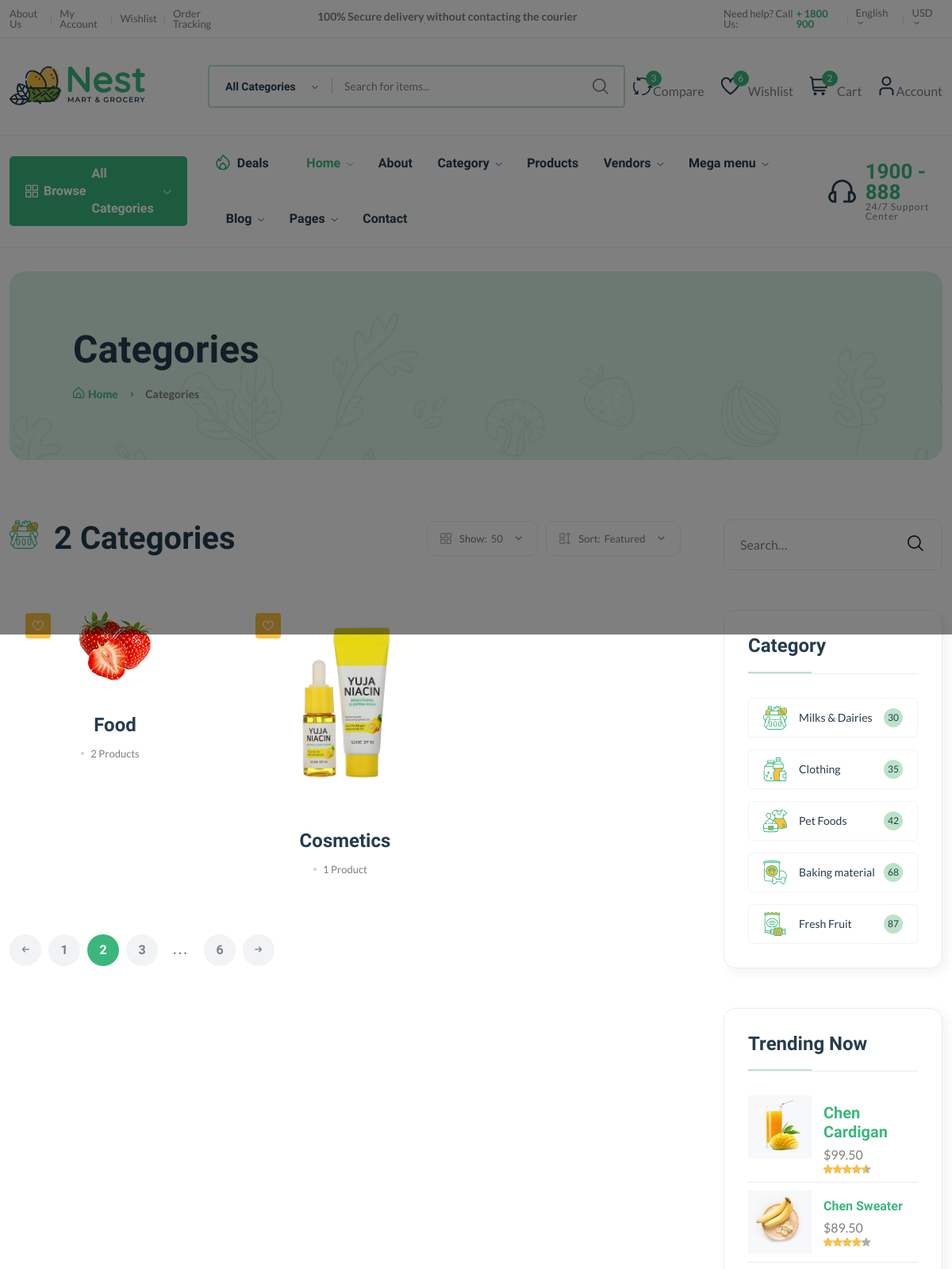
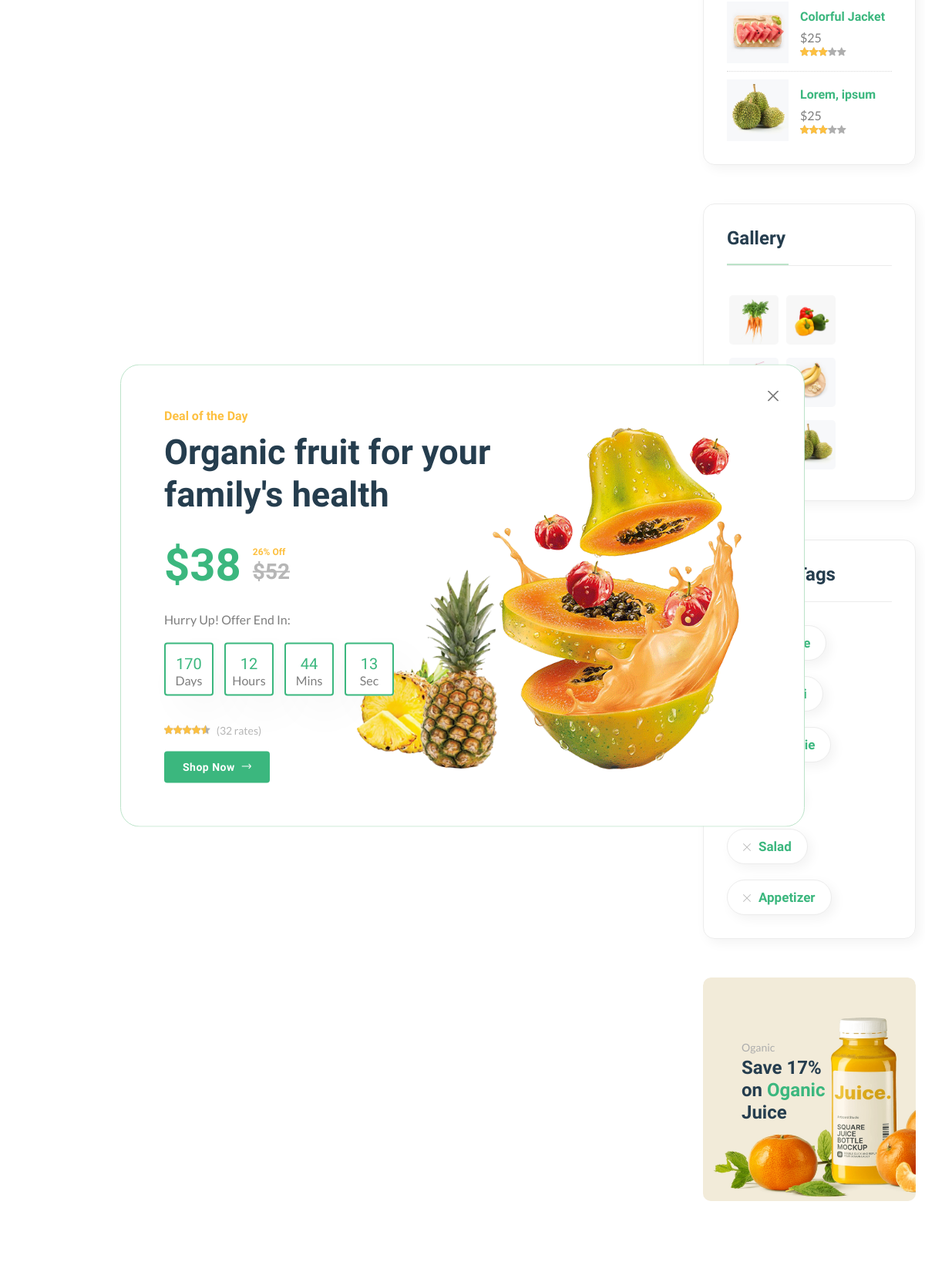
The page /category/ (upper part) on the database its author committed (2 pictures, top to bottom).
### core/models.py (models this page shows, shortened)
class Category(models.Model):
    cid=ShortUUIDField(unique=True,length=10,max_length=30,prefix='cat',alphabet='abcdefgh12345')
    title=models.CharField(max_length=100,default='Food')
    image=models.ImageField(upload_to=user_directory_path,default="category.jpg")
    user=models.ForeignKey(User,on_delete=models.SET_NULL,null=True)
    class Meta:
        verbose_name_plural = "Categories"

### core/views.py (the view)
# urls.py: path('category/',category_list,name='category'),
def category_list(request):
    category=Category.objects.all()
    context={
        'categories':category
    }
    return render(request,'core/category.html',context)

### core/context_processor.py (called while the page is built)
def default(request):
    categories=Category.objects.all()
    return {
        'categories':categories,
    }

### templates/core/category.html (shortened to what this page needs)
{% extends 'core/partials/base.html'%} {% load static %} {% block content%}
    <main class="main">
      <div class="page-header mt-30 mb-75">
        <div class="container">
          <div class="archive-header">
            <div class="row align-items-center">
              <div class="col-xl-3">
                <h1 class="mb-15">Categories</h1>
                <div class="breadcrumb">
                  <a href="index.html" rel="nofollow"
                    ><i class="fi-rs-home mr-5"></i>Home</a
                  >
                  <span></span> Categories
                </div>
              </div>
            </div>
          </div>
        </div>
      </div>
      <div class="page-content mb-50">
        <div class="container">
          <div class="row">
            <div class="col-lg-9">
              <div class="shop-product-fillter mb-50 pr-30">
                <div class="totall-product">
                  <h2>
                    <img
                      class="w-36px mr-10"
                      src="{% static 'assets/imgs/theme/icons/category-1.svg' %}"
                      alt=""
                    />
                    {{categories.count}} Categories
                  </h2>
                </div>
                <div class="sort-by-product-area">
                  <div class="sort-by-cover mr-10">
                    <div class="sort-by-product-wrap">
                      <div class="sort-by">
                        <span><i class="fi-rs-apps"></i>Show:</span>
                      </div>
                      <div class="sort-by-dropdown-wrap">
                        <span> 50 <i class="fi-rs-angle-small-down"></i></span>
                      </div>
                    </div>
                  </div>
                  <div class="sort-by-cover">
                    <div class="sort-by-product-wrap">
                      <div class="sort-by">
                        <span><i class="fi-rs-apps-sort"></i>Sort:</span>
                      </div>
                      <div class="sort-by-dropdown-wrap">
                        <span
                          >Featured <i class="fi-rs-angle-small-down"></i
                        ></span>
                      </div>
                    </div>
                  </div>
                </div>
              </div>
              <div class="loop-grid pr-30">
                <div class="row">
                    {% for cat in categories %}
                  <article
                    class="col-xl-4 col-lg-6 col-md-6 text-center hover-up mb-30 animated"
                  >
                    <div class="post-thumb">
                      <a href="{% url 'core:category-product-list' cat.cid %}">
                        <img
                          class="border-radius-15"
                          src="{{cat.image.url}}"
                          alt=""
                        />
                      </a>
                      <div class="entry-meta">
                        <a
                          class="entry-meta meta-2"
                          href="blog-category-grid.html"
                          ><i class="fi-rs-heart"></i
                        ></a>
                      </div>
                    </div>
                    <div class="entry-content-2">
                      <h4 class="post-title mb-15">
                        <a href="{% url 'core:category-product-list' cat.cid %}"
                          >{{cat.title}}</a
                        >
                      </h4>
                      <div class="entry-meta font-xs color-grey mt-10 pb-10">
                        <div>
                          <span class="hit-count has-dot mr-10"
                            >{{cat.category.count}} Product{{cat.category.count|pluralize}}</span
                          >
                        </div>
                      </div>
                    </div>
                  </article>
                  {% endfor %}
                </div>
              </div>
              <div class="pagination-area mt-15 mb-sm-5 mb-lg-0">
                <nav aria-label="Page navigation example">
                  <ul class="pagination justify-content-start">
                    <li class="page-item">
                      <a class="page-link" href="#"
                        ><i class="fi-rs-arrow-small-left"></i
                      ></a>
                    </li>
                    <li class="page-item">
                      <a class="page-link" href="#">1</a>
                    </li>
                    <li class="page-item active">
                      <a class="page-link" href="#">2</a>
                    </li>
                    <li class="page-item">
                      <a class="page-link" href="#">3</a>
                    </li>
                    <li class="page-item">
                      <a class="page-link dot" href="#">...</a>
                    </li>
                    <li class="page-item">
                      <a class="page-link" href="#">6</a>
                    </li>
                    <li class="page-item">
                      <a class="page-link" href="#"
                        ><i class="fi-rs-arrow-small-right"></i
                      ></a>
                    </li>
                  </ul>
                </nav>
              </div>
            </div>
            <div class="col-lg-3 primary-sidebar sticky-sidebar">
              <div class="widget-area">
                <div class="sidebar-widget-2 widget_search mb-50">
                  <div class="search-form">
                    <form action="#">
                      <input type="text" placeholder="Search…" />
                      <button type="submit">
                        <i class="fi-rs-search"></i>
                      </button>
                    </form>
                  </div>
                </div>
                <div class="sidebar-widget widget-category-2 mb-50">
                  <h5 class="section-title style-1 mb-30">Category</h5>
                  <ul>
                    <li>
                      <a href="shop-grid-right.html">
                        <img
                          src="{% static 'assets/imgs/theme/icons/category-1.svg' %}"
                          alt=""
                        />Milks & Dairies</a
                      ><span class="count">30</span>
                    </li>
                    <li>
                      <a href="shop-grid-right.html">
                        <img
                          src="{% static 'assets/imgs/theme/icons/category-2.svg' %}"
                          alt=""
                        />Clothing</a
                      ><span class="count">35</span>
                    </li>
                    <li>
                      <a href="shop-grid-right.html">
                        <img
                          src="{% static 'assets/imgs/theme/icons/category-3.svg' %}"
                          alt=""
                        />Pet Foods </a
                      ><span class="count">42</span>
                    </li>
                    <li>
                      <a href="shop-grid-right.html">
                        <img
                          src="{% static 'assets/imgs/theme/icons/category-4.svg' %}"
                          alt=""
                        />Baking material</a
                      ><span class="count">68</span>
                    </li>
                    <li>
                      <a href="shop-grid-right.html">
                        <img
                          src="{% static 'assets/imgs/theme/icons/category-5.svg' %}"
                          alt=""
                        />Fresh Fruit</a
                      ><span class="count">87</span>
                    </li>
                  </ul>
                </div>
                <div
                  class="sidebar-widget product-sidebar mb-50 p-30 bg-grey border-radius-10"
                >
                  <h5 class="section-title style-1 mb-30">Trending Now</h5>
                  <div class="single-post clearfix">
                    <div class="image">
                      <img src="{% static 'assets/imgs/shop/thumbnail-3.jpg' %}" alt="#" />
                    </div>
                    <div class="content pt-10">
                      <h5>
                        <a href="shop-product-detail.html">Chen Cardigan</a>
                      </h5>
                      <p class="price mb-0 mt-5">$99.50</p>
                      <div class="product-rate">
                        <div class="product-rating" style="width: 90%"></div>
                      </div>
                    </div>
                  </div>
                  <div class="single-post clearfix">
                    <div class="image">
                      <img src="{% static 'assets/imgs/shop/thumbnail-4.jpg' %}" alt="#" />
                    </div>
                    <div class="content pt-10">
                      <h6>
                        <a href="shop-product-detail.html">Chen Sweater</a>
                      </h6>
                      <p class="price mb-0 mt-5">$89.50</p>
                      <div class="product-rate">
                        <div class="product-rating" style="width: 80%"></div>
                      </div>
                    </div>
                  </div>
                  <div class="single-post clearfix">
                    <div class="image">
                      <img src="{% static 'assets/imgs/shop/thumbnail-5.jpg' %}" alt="#" />
                    </div>
                    <div class="content pt-10">
                      <h6>
                        <a href="shop-product-detail.html">Colorful Jacket</a>
                      </h6>
                      <p class="price mb-0 mt-5">$25</p>
                      <div class="product-rate">
                        <div class="product-rating" style="width: 60%"></div>
                      </div>
                    </div>
                  </div>
                  <div class="single-post clearfix">
                    <div class="image">
                      <img src="{% static 'assets/imgs/shop/thumbnail-6.jpg' %}" alt="#" />
                    </div>
                    <div class="content pt-10">
                      <h6>
                        <a href="shop-product-detail.html">Lorem, ipsum</a>
                      </h6>
                      <p class="price mb-0 mt-5">$25</p>
                      <div class="product-rate">
                        <div class="product-rating" style="width: 60%"></div>
                      </div>
                    </div>
                  </div>
                </div>
                <div class="sidebar-widget widget_instagram mb-50">
                  <h5 class="section-title style-1 mb-30">Gallery</h5>
                  <div class="instagram-gellay">
                    <ul class="insta-feed">
                      <li>
                        <a href="#"
                          ><img
                            class="border-radius-5"
                            src="{% static 'assets/imgs/shop/thumbnail-1.jpg' %}"
                            alt=""
                        /></a>
                      </li>
                      <li>
                        <a href="#"
                          ><img
                            class="border-radius-5"
                            src="{% static 'assets/imgs/shop/thumbnail-2.jpg' %}"
                            alt=""
                        /></a>
                      </li>
                      <li>
                        <a href="#"
                          ><img
                        /></a>
                      </li>
                      <li>
                        <a href="#"
                          ><img
                            class="border-radius-5"
                            src="{% static 'assets/imgs/shop/thumbnail-4.jpg' %}"
                            alt=""
                        /></a>
                      </li>
                      <li>
                        <a href="#"
                          ><img
                        /></a>
                      </li>
                      <li>
                        <a href="#"
                          ><img
                            class="border-radius-5"
                            src="{% static 'assets/imgs/shop/thumbnail-6.jpg' %}"
                            alt=""
                        /></a>
                      </li>
                    </ul>
                  </div>
                </div>
                <div class="sidebar-widget widget-tags mb-50 pb-10">
                  <h5 class="section-title style-1 mb-30">Popular Tags</h5>
                  <ul class="tags-list">
                    <li class="hover-up">
                      <a href="blog-category-grid.html"
                        >Cabbage</a
                      >
                    </li>
                    <li class="hover-up">
                      <a href="blog-category-grid.html"
                        >Broccoli</a
                      >
                    </li>
                    <li class="hover-up">
                      <a href="blog-category-grid.html"
                        >Smoothie</a
                      >
                    </li>
                    <li class="hover-up">
                      <a href="blog-category-grid.html"
                        >Fruit</a
                      >
                    </li>
                    <li class="hover-up mr-0">
                      <a href="blog-category-grid.html"
                        ><i class="fi-rs-cross mr-10"></i>Salad</a
                      >
                    </li>
                    <li class="hover-up mr-0">
                      <a href="blog-category-grid.html"
                        ><i class="fi-rs-cross mr-10"></i>Appetizer</a
                      >
                    </li>
                  </ul>
                </div>
                <div
                  class="banner-img wow fadeIn mb-50 animated d-lg-block d-none"
                >
                  <img src="{% static 'assets/imgs/banner/banner-11.png' %}" alt="" />
                  <div class="banner-text">
                    <span>Oganic</span>
                    <h4>
                      Save 17% <br />
                      on <span class="text-brand">Oganic</span><br />
                      Juice
                    </h4>
                  </div>
                </div>
              </div>
            </div>
          </div>
        </div>
      </div>
    </main>
    {% endblock content%}

### rows shown on the page
Category: image (picture), title "Food", category.count "2"
Category: image (picture), title "Cosmetics", category.count "1"

### other values the page prints
{{ categories.count }} "2"
